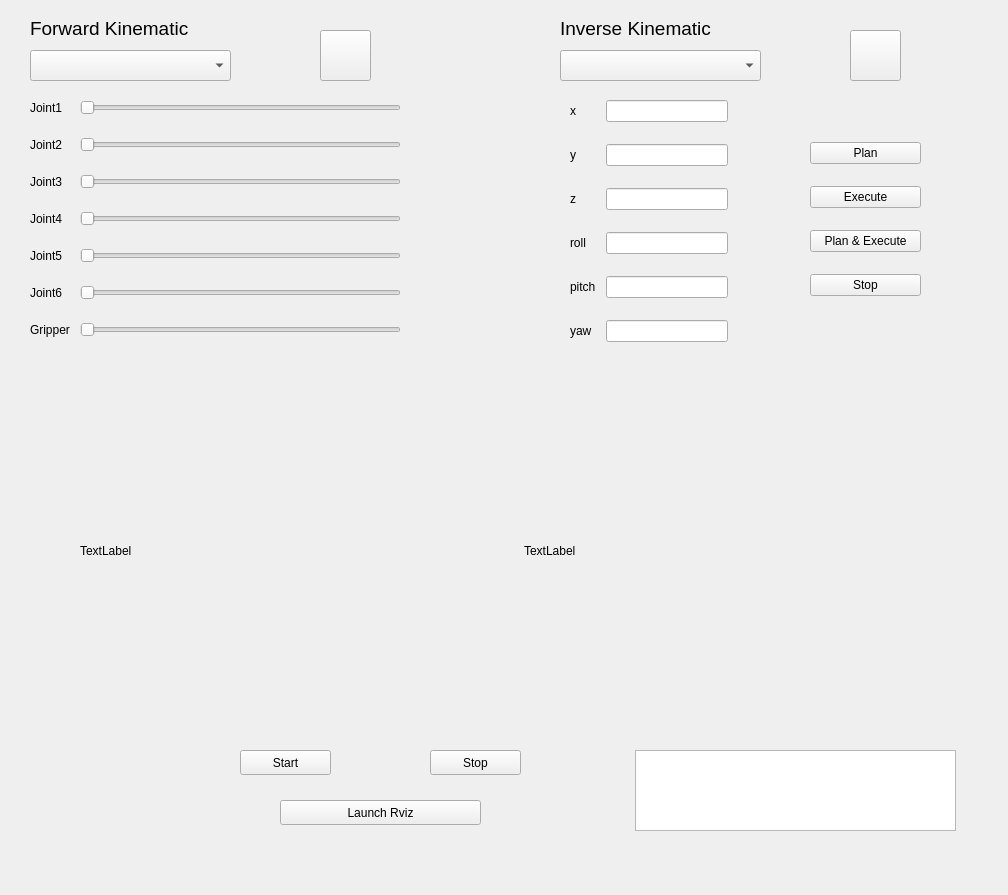
<?xml version="1.0" encoding="UTF-8"?>
<ui version="4.0">
 <class>MainWindow</class>
 <widget class="QMainWindow" name="MainWindow">
  <property name="geometry">
   <rect>
    <x>0</x>
    <y>0</y>
    <width>1008</width>
    <height>895</height>
   </rect>
  </property>
  <property name="windowTitle">
   <string>MainWindow</string>
  </property>
  <widget class="QWidget" name="centralwidget">
   <widget class="QTextBrowser" name="browser">
    <property name="geometry">
     <rect>
      <x>635</x>
      <y>750</y>
      <width>321</width>
      <height>81</height>
     </rect>
    </property>
   </widget>
   <widget class="QPushButton" name="stop_button">
    <property name="geometry">
     <rect>
      <x>430</x>
      <y>750</y>
      <width>91</width>
      <height>25</height>
     </rect>
    </property>
    <property name="text">
     <string>Stop</string>
    </property>
    <property name="icon">
     <iconset resource="../resources/resources.qrc">
      <normaloff>:/images/stop.png</normaloff>:/images/stop.png</iconset>
    </property>
   </widget>
   <widget class="QPushButton" name="start_button">
    <property name="geometry">
     <rect>
      <x>240</x>
      <y>750</y>
      <width>91</width>
      <height>25</height>
     </rect>
    </property>
    <property name="text">
     <string>Start</string>
    </property>
    <property name="icon">
     <iconset resource="../resources/resources.qrc">
      <normaloff>:/images/play.png</normaloff>:/images/play.png</iconset>
    </property>
   </widget>
   <widget class="QLabel" name="logo">
    <property name="geometry">
     <rect>
      <x>60</x>
      <y>740</y>
      <width>61</width>
      <height>61</height>
     </rect>
    </property>
    <property name="text">
     <string/>
    </property>
    <property name="pixmap">
     <pixmap resource="../resources/resources.qrc">:/images/jderobot.png</pixmap>
    </property>
    <property name="scaledContents">
     <bool>true</bool>
    </property>
   </widget>
   <widget class="QWidget" name="layoutWidget">
    <property name="geometry">
     <rect>
      <x>80</x>
      <y>400</y>
      <width>881</width>
      <height>301</height>
     </rect>
    </property>
    <layout class="QHBoxLayout" name="horizontalLayout">
     <item>
      <widget class="QLabel" name="image">
       <property name="text">
        <string>TextLabel</string>
       </property>
      </widget>
     </item>
     <item>
      <widget class="QLabel" name="imageFiltered">
       <property name="text">
        <string>TextLabel</string>
       </property>
      </widget>
     </item>
    </layout>
   </widget>
   <widget class="QPushButton" name="start_button_2">
    <property name="geometry">
     <rect>
      <x>320</x>
      <y>30</y>
      <width>51</width>
      <height>51</height>
     </rect>
    </property>
    <property name="autoFillBackground">
     <bool>false</bool>
    </property>
    <property name="text">
     <string/>
    </property>
    <property name="icon">
     <iconset resource="../resources/resources.qrc">
      <normaloff>:/images/play.png</normaloff>:/images/play.png</iconset>
    </property>
    <property name="iconSize">
     <size>
      <width>32</width>
      <height>32</height>
     </size>
    </property>
   </widget>
   <widget class="QPushButton" name="pushButton">
    <property name="geometry">
     <rect>
      <x>280</x>
      <y>800</y>
      <width>201</width>
      <height>25</height>
     </rect>
    </property>
    <property name="text">
     <string>Launch Rviz</string>
    </property>
   </widget>
   <widget class="QLabel" name="label_8">
    <property name="geometry">
     <rect>
      <x>30</x>
      <y>20</y>
      <width>171</width>
      <height>17</height>
     </rect>
    </property>
    <property name="font">
     <font>
      <pointsize>14</pointsize>
     </font>
    </property>
    <property name="text">
     <string>Forward Kinematic</string>
    </property>
   </widget>
   <widget class="QComboBox" name="comboBox">
    <property name="geometry">
     <rect>
      <x>30</x>
      <y>50</y>
      <width>201</width>
      <height>31</height>
     </rect>
    </property>
   </widget>
   <widget class="QLabel" name="label_9">
    <property name="geometry">
     <rect>
      <x>560</x>
      <y>20</y>
      <width>171</width>
      <height>17</height>
     </rect>
    </property>
    <property name="font">
     <font>
      <pointsize>14</pointsize>
     </font>
    </property>
    <property name="text">
     <string>Inverse Kinematic</string>
    </property>
   </widget>
   <widget class="QComboBox" name="comboBox_2">
    <property name="geometry">
     <rect>
      <x>560</x>
      <y>50</y>
      <width>201</width>
      <height>31</height>
     </rect>
    </property>
   </widget>
   <widget class="QPushButton" name="start_button_3">
    <property name="geometry">
     <rect>
      <x>850</x>
      <y>30</y>
      <width>51</width>
      <height>51</height>
     </rect>
    </property>
    <property name="autoFillBackground">
     <bool>false</bool>
    </property>
    <property name="text">
     <string/>
    </property>
    <property name="icon">
     <iconset resource="../resources/resources.qrc">
      <normaloff>:/images/play.png</normaloff>:/images/play.png</iconset>
    </property>
    <property name="iconSize">
     <size>
      <width>32</width>
      <height>32</height>
     </size>
    </property>
   </widget>
   <widget class="QWidget" name="">
    <property name="geometry">
     <rect>
      <x>30</x>
      <y>100</y>
      <width>371</width>
      <height>271</height>
     </rect>
    </property>
    <layout class="QFormLayout" name="formLayout">
     <property name="horizontalSpacing">
      <number>10</number>
     </property>
     <property name="verticalSpacing">
      <number>22</number>
     </property>
     <item row="0" column="0">
      <widget class="QLabel" name="label">
       <property name="text">
        <string>Joint1</string>
       </property>
      </widget>
     </item>
     <item row="0" column="1">
      <widget class="QSlider" name="horizontalSlider">
       <property name="orientation">
        <enum>Qt::Horizontal</enum>
       </property>
      </widget>
     </item>
     <item row="1" column="0">
      <widget class="QLabel" name="label_2">
       <property name="text">
        <string>Joint2</string>
       </property>
      </widget>
     </item>
     <item row="1" column="1">
      <widget class="QSlider" name="horizontalSlider_2">
       <property name="orientation">
        <enum>Qt::Horizontal</enum>
       </property>
      </widget>
     </item>
     <item row="2" column="0">
      <widget class="QLabel" name="label_3">
       <property name="text">
        <string>Joint3</string>
       </property>
      </widget>
     </item>
     <item row="2" column="1">
      <widget class="QSlider" name="horizontalSlider_4">
       <property name="orientation">
        <enum>Qt::Horizontal</enum>
       </property>
      </widget>
     </item>
     <item row="3" column="0">
      <widget class="QLabel" name="label_4">
       <property name="text">
        <string>Joint4</string>
       </property>
      </widget>
     </item>
     <item row="3" column="1">
      <widget class="QSlider" name="horizontalSlider_3">
       <property name="orientation">
        <enum>Qt::Horizontal</enum>
       </property>
      </widget>
     </item>
     <item row="4" column="0">
      <widget class="QLabel" name="label_5">
       <property name="text">
        <string>Joint5</string>
       </property>
      </widget>
     </item>
     <item row="4" column="1">
      <widget class="QSlider" name="horizontalSlider_5">
       <property name="orientation">
        <enum>Qt::Horizontal</enum>
       </property>
      </widget>
     </item>
     <item row="5" column="0">
      <widget class="QLabel" name="label_6">
       <property name="text">
        <string>Joint6</string>
       </property>
      </widget>
     </item>
     <item row="5" column="1">
      <widget class="QSlider" name="horizontalSlider_6">
       <property name="orientation">
        <enum>Qt::Horizontal</enum>
       </property>
      </widget>
     </item>
     <item row="6" column="0">
      <widget class="QLabel" name="label_7">
       <property name="text">
        <string>Gripper</string>
       </property>
      </widget>
     </item>
     <item row="6" column="1">
      <widget class="QSlider" name="horizontalSlider_7">
       <property name="orientation">
        <enum>Qt::Horizontal</enum>
       </property>
      </widget>
     </item>
    </layout>
   </widget>
   <widget class="QWidget" name="">
    <property name="geometry">
     <rect>
      <x>570</x>
      <y>100</y>
      <width>158</width>
      <height>271</height>
     </rect>
    </property>
    <layout class="QFormLayout" name="formLayout_2">
     <property name="horizontalSpacing">
      <number>10</number>
     </property>
     <property name="verticalSpacing">
      <number>22</number>
     </property>
     <item row="0" column="0">
      <widget class="QLabel" name="label_10">
       <property name="text">
        <string>x</string>
       </property>
      </widget>
     </item>
     <item row="0" column="1">
      <widget class="QLineEdit" name="lineEdit"/>
     </item>
     <item row="1" column="0">
      <widget class="QLabel" name="label_11">
       <property name="text">
        <string>y</string>
       </property>
      </widget>
     </item>
     <item row="1" column="1">
      <widget class="QLineEdit" name="lineEdit_2"/>
     </item>
     <item row="2" column="0">
      <widget class="QLabel" name="label_12">
       <property name="text">
        <string>z</string>
       </property>
      </widget>
     </item>
     <item row="2" column="1">
      <widget class="QLineEdit" name="lineEdit_3"/>
     </item>
     <item row="3" column="0">
      <widget class="QLabel" name="label_13">
       <property name="text">
        <string>roll</string>
       </property>
      </widget>
     </item>
     <item row="3" column="1">
      <widget class="QLineEdit" name="lineEdit_4"/>
     </item>
     <item row="4" column="0">
      <widget class="QLabel" name="label_14">
       <property name="text">
        <string>pitch</string>
       </property>
      </widget>
     </item>
     <item row="4" column="1">
      <widget class="QLineEdit" name="lineEdit_6"/>
     </item>
     <item row="5" column="0">
      <widget class="QLabel" name="label_15">
       <property name="text">
        <string>yaw</string>
       </property>
      </widget>
     </item>
     <item row="5" column="1">
      <widget class="QLineEdit" name="lineEdit_5"/>
     </item>
    </layout>
   </widget>
   <widget class="QWidget" name="">
    <property name="geometry">
     <rect>
      <x>810</x>
      <y>140</y>
      <width>111</width>
      <height>162</height>
     </rect>
    </property>
    <layout class="QVBoxLayout" name="verticalLayout">
     <property name="spacing">
      <number>20</number>
     </property>
     <item>
      <widget class="QPushButton" name="pushButton_2">
       <property name="text">
        <string>Plan</string>
       </property>
      </widget>
     </item>
     <item>
      <widget class="QPushButton" name="pushButton_3">
       <property name="text">
        <string>Execute</string>
       </property>
      </widget>
     </item>
     <item>
      <widget class="QPushButton" name="pushButton_4">
       <property name="text">
        <string>Plan &amp;&amp; Execute</string>
       </property>
      </widget>
     </item>
     <item>
      <widget class="QPushButton" name="pushButton_5">
       <property name="text">
        <string>Stop</string>
       </property>
      </widget>
     </item>
    </layout>
   </widget>
  </widget>
  <widget class="QMenuBar" name="menubar">
   <property name="geometry">
    <rect>
     <x>0</x>
     <y>0</y>
     <width>1008</width>
     <height>22</height>
    </rect>
   </property>
  </widget>
 </widget>
 <resources>
  <include location="../resources/resources.qrc"/>
 </resources>
 <connections/>
</ui>
